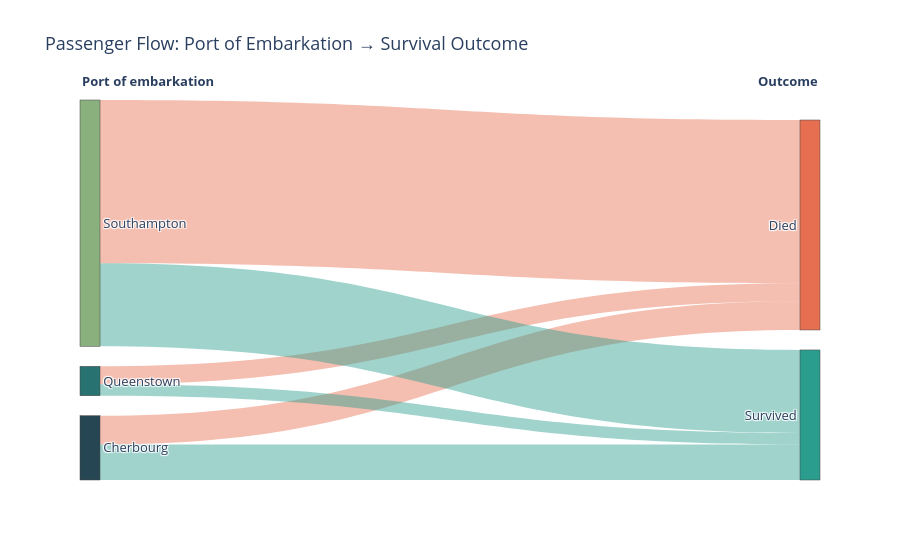

The code cell stored with this chart in its notebook:
### Code cell
node_colors = ["#264653", "#287271", "#8ab17d", "#e76f51", "#2a9d8f"]
# link color = color of the target (red for died, green for survived), made transparent
link_colors = ["rgba(231,111,81,0.45)" if t == 3 else "rgba(42,157,143,0.45)"
               for t in target]

fig = go.Figure(go.Sankey(
    node=dict(label=labels, color=node_colors, pad=20, thickness=20),
    link=dict(source=source, target=target, value=value, color=link_colors)
))

fig.update_layout(
    title_text="Passenger Flow: Port of Embarkation → Survival Outcome",
    font_size=13
)
#fig.show()

fig.add_annotation(x=0.0, y=1.08, xref="paper", yref="paper",
                   text="<b>Port of embarkation</b>", showarrow=False)
fig.add_annotation(x=1.0, y=1.08, xref="paper", yref="paper",
                   text="<b>Outcome</b>", showarrow=False)

### Figure 1 — Plotly figure (JSON) as saved in the notebook; plotly's stock layout.template omitted (floating-point values rounded to 4 significant figures)
{"data": [{"link": {"color": ["rgba(231,111,81,0.45)", "rgba(42,157,143,0.45)", "rgba(231,111,81,0.45)", "rgba(42,157,143,0.45)", "rgba(231,111,81,0.45)", "rgba(42,157,143,0.45)"], "source": [0, 0, 1, 1, 2, 2], "target": [3, 4, 3, 4, 3, 4], "value": [75, 93, 47, 30, 427, 217]}, "node": {"color": ["#264653", "#287271", "#8ab17d", "#e76f51", "#2a9d8f"], "label": ["Cherbourg", "Queenstown", "Southampton", "Died", "Survived"], "pad": 20, "thickness": 20}, "type": "sankey"}], "layout": {"annotations": [{"showarrow": false, "text": "<b>Port of embarkation</b>", "x": 0, "xref": "paper", "y": 1.08, "yref": "paper"}, {"showarrow": false, "text": "<b>Outcome</b>", "x": 1, "xref": "paper", "y": 1.08, "yref": "paper"}], "font": {"size": 13}, "title": {"text": "Passenger Flow: Port of Embarkation → Survival Outcome"}}}
